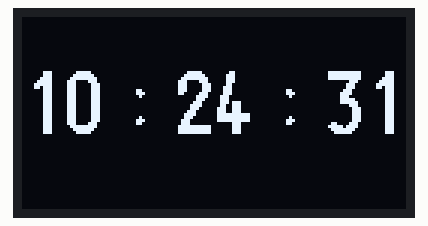
Recording of a sketch running on a simulated ESP32. Parts: 128×64 one-colour display. WiFi joins after 1.5 s; servers stay silent unless stated; the local clock reads 2024-03-15 10:24:30 at power-on unless the sketch sets it; what the sketch prints to the serial monitor is not drawn.

Above: at 1.6 s.
At 5.7 s:
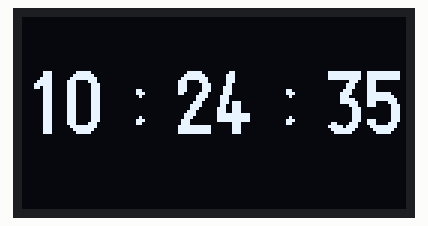
At 10.8 s:
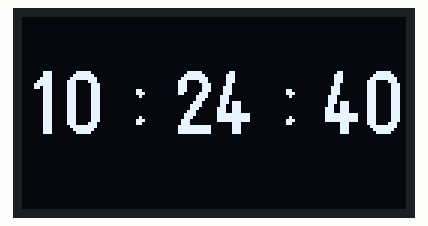
At 20.1 s:
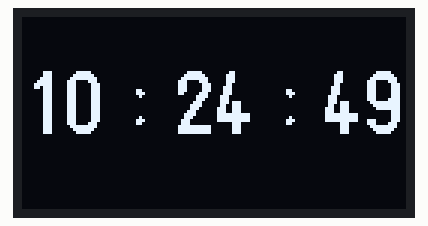
At 29.3 s:
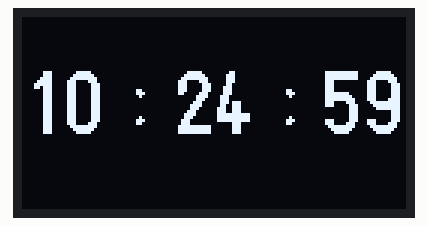
At 38.5 s:
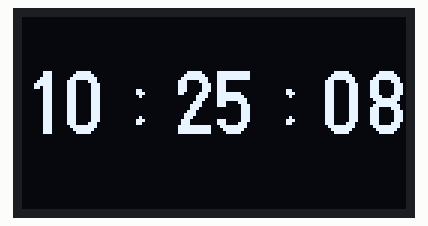

Measured:
- what the display in image 0 shows lasts 1.0 s, from 1.6 s to 2.6 s

The sketch:

display_time.ino
```cpp
#include <WiFi.h>
#include "time.h"
#include <U8g2lib.h>
#include <Wire.h>

struct tm timenow;

U8G2_SSD1306_128X64_NONAME_F_HW_I2C u8g2(U8G2_R0,SCL,SDA,U8X8_PIN_NONE);

void setup() {
  // put your setup code here, to run once:
  Serial.begin(115200);
  Serial.println("Wifi - Connecting");
  WiFi.begin("realme8", "12345678");
  while (WiFi.status() != WL_CONNECTED)
  {
    delay(500);
    Serial.print(".");
  }
  //configTime(gmtOffset_sec, daylightOffset_sec, ntpServer);
  configTime(19800, 0, "pool.ntp.org");
  if(!getLocalTime(&timenow))
  {
    Serial.println("Failed to obtain time");
    return;
  }
  u8g2.begin();
  //disconnect WiFi as it's no longer needed
  WiFi.disconnect(true);
  WiFi.mode(WIFI_OFF);
}

void loop() {
  // put your main code here, to run repeatedly:
  if(!getLocalTime(&timenow))
    {
      Serial.println("Failed to obtain time");
      return;
    }

   u8g2.clearBuffer();
   u8g2.setFontPosCenter();
   u8g2.setDrawColor(1);
   u8g2.setFont(u8g2_font_logisoso20_tn);
   u8g2.drawStr(0,31,u8x8_u8toa(timenow.tm_hour, 2));
   u8g2.drawStr(35,31,":");
   u8g2.drawStr(50,31,u8x8_u8toa(timenow.tm_min, 2));
   u8g2.drawStr(85,31,":");
   u8g2.drawStr(100,31,u8x8_u8toa(timenow.tm_sec, 2));
   u8g2.sendBuffer();
   delay(1000);
}
```
